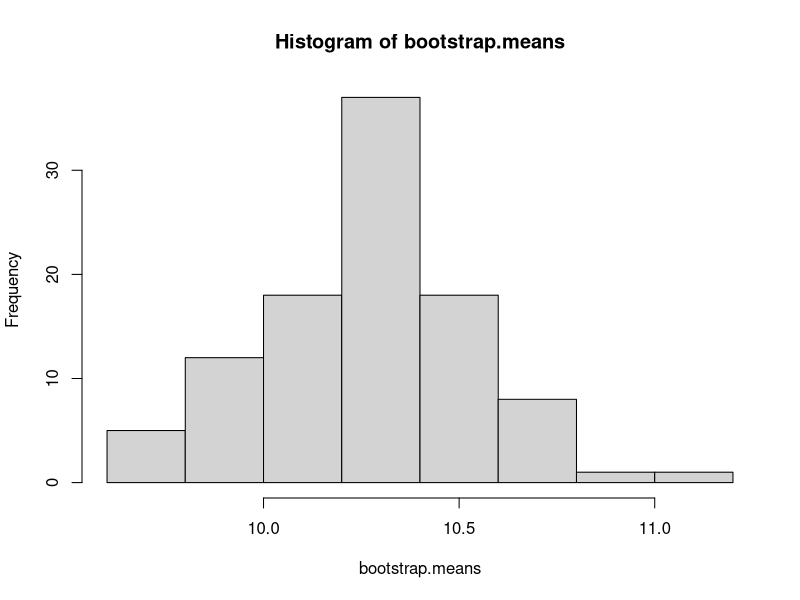
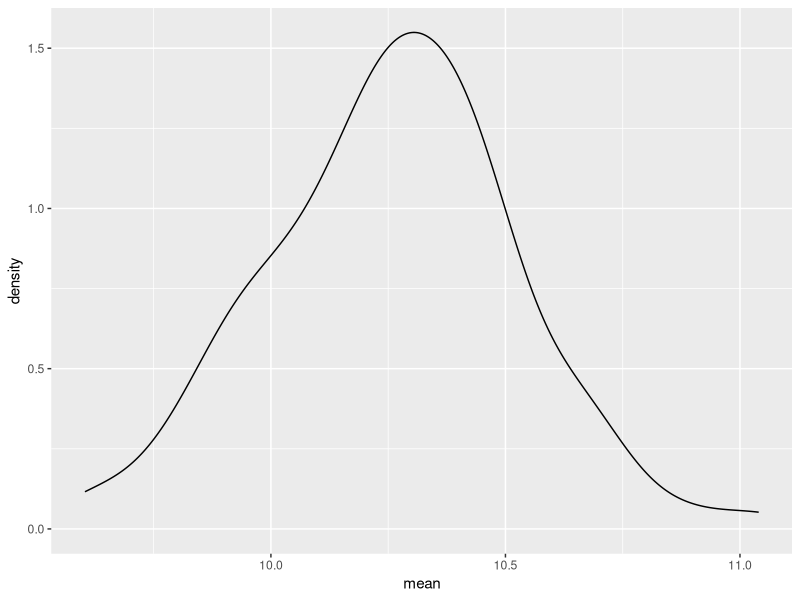

Write the R code that produced these figures, in order.
### Always set seed for reproducibility
set.seed(123)
### Generate random sample (note in real life we would read in our data set in this step)
N <- 100
samp <- rnorm(100, mean = 10, sd = 3)
B <- 100
bootstrap.means <- rep(NA, B)

indices <- matrix(NA, nrow = B, ncol = N)

### Must set seed for reproducibility
set.seed(123)
for(b in 1:B) {
    indices[b,] <- sample(1:N, replace = T)
}

for(b in 1:B){
    boot.samp <- samp[indices[b,]]
    bootstrap.means[b] <- mean(boot.samp)
}
hist(bootstrap.means)
ggplot.df <- data.frame(index = 1:length(bootstrap.means), mean = bootstrap.means)
library(ggplot2)
ggplot(ggplot.df, aes(mean)) +
  geom_density()